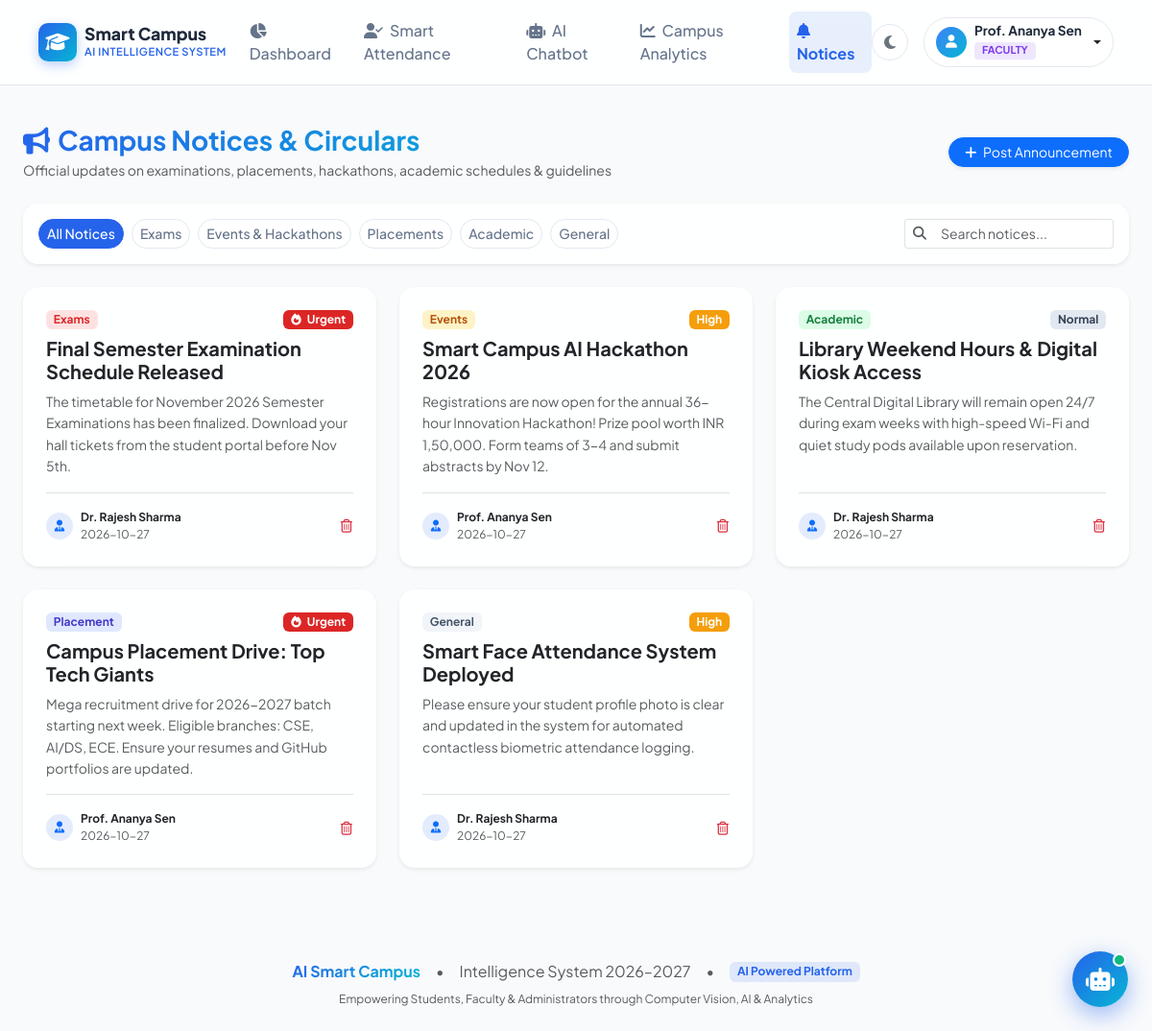
The app's page /notifications (signed in) with its own data.
### tables this page shows
CREATE TABLE users (
    id INTEGER PRIMARY KEY AUTOINCREMENT,
    roll_number VARCHAR(50) UNIQUE,
    name VARCHAR(100) NOT NULL,
    email VARCHAR(120) UNIQUE NOT NULL,
    password_hash VARCHAR(255) NOT NULL,
    role VARCHAR(20) NOT NULL DEFAULT 'student', -- 'student', 'faculty', 'admin'
    department VARCHAR(100) DEFAULT 'Computer Science & Engineering',
    semester INTEGER DEFAULT 6,
    phone VARCHAR(20) DEFAULT '+91 98765 43210',
    face_image VARCHAR(255) DEFAULT 'default_avatar.png',
    cgpa REAL DEFAULT 8.75,
    created_at TIMESTAMP DEFAULT CURRENT_TIMESTAMP
);

CREATE TABLE notifications (
    id INTEGER PRIMARY KEY AUTOINCREMENT,
    title VARCHAR(200) NOT NULL,
    content TEXT NOT NULL,
    category VARCHAR(50) NOT NULL DEFAULT 'General', -- 'Exams', 'Events', 'Academic', 'Placement', 'General'
    priority VARCHAR(20) NOT NULL DEFAULT 'Normal', -- 'Urgent', 'High', 'Normal'
    author_id INTEGER,
    created_at TIMESTAMP DEFAULT CURRENT_TIMESTAMP,
    target_role VARCHAR(20) DEFAULT 'all', -- 'all', 'student', 'faculty'
    FOREIGN KEY (author_id) REFERENCES users(id)
);

### app.py (the view)
@app.route('/notifications')
@login_required
def notifications():
    conn = get_db_connection()
    notices = conn.execute("""
        SELECT n.*, u.name as author_name, u.role as author_role
        FROM notifications n
        LEFT JOIN users u ON n.author_id = u.id
        ORDER BY n.created_at DESC
    """).fetchall()
    conn.close()
    return render_template('notifications.html', notices=notices)

### app.py (called while the page is built)
def login_required(f):
    @wraps(f)
    def decorated_function(*args, **kwargs):
        if 'user_id' not in session:
            flash("Please sign in to access this page.", "warning")
            return redirect(url_for('login'))
        return f(*args, **kwargs)
    return decorated_function

def get_current_user():
    if 'user_id' not in session:
        return None
    conn = get_db_connection()
    user = conn.execute("SELECT * FROM users WHERE id = ?", (session['user_id'],)).fetchone()
    conn.close()
    return user

@app.context_processor
def inject_user():
    return dict(current_user=get_current_user(), now=datetime.now())

### database/db.py (called while the page is built)
def get_db_connection():
    conn = sqlite3.connect(DB_PATH)
    conn.row_factory = sqlite3.Row
    return conn

### templates/notifications.html (shortened to what this page needs)
{% extends 'base.html' %}
{% block content %}
<div class="container-fluid px-lg-4 py-4">
    <div class="d-flex flex-wrap justify-content-between align-items-center gap-3 mb-4">
        <div>
            <h3 class="fw-bold text-gradient mb-1">
                <i class="fa-solid fa-bullhorn me-2"></i>Campus Notices & Circulars
            </h3>
            <p class="text-muted small mb-0">Official updates on examinations, placements, hackathons, academic schedules & guidelines</p>
        </div>
        {% if current_user.role in ['faculty', 'admin'] %}
        <button class="btn btn-primary btn-sm rounded-pill px-3 shadow-sm" data-bs-toggle="modal" data-bs-target="#createNoticeModal">
            <i class="fa-solid fa-plus me-1"></i> Post Announcement
        </button>
        {% endif %}
    </div>
    <div class="card card-glass border-0 shadow-sm mb-4">
        <div class="card-body p-3 d-flex flex-wrap justify-content-between align-items-center gap-3">
            <div class="d-flex flex-wrap gap-2" id="noticeCategoryFilters">
                <button class="btn btn-sm btn-category-filter active" onclick="filterCategory('all', this)">All Notices</button>
                <button class="btn btn-sm btn-category-filter" onclick="filterCategory('exams', this)">Exams</button>
                <button class="btn btn-sm btn-category-filter" onclick="filterCategory('events', this)">Events & Hackathons</button>
                <button class="btn btn-sm btn-category-filter" onclick="filterCategory('placement', this)">Placements</button>
                <button class="btn btn-sm btn-category-filter" onclick="filterCategory('academic', this)">Academic</button>
                <button class="btn btn-sm btn-category-filter" onclick="filterCategory('general', this)">General</button>
            </div>
            <div class="d-flex align-items-center" style="max-width: 320px;">
                <div class="input-group input-group-sm">
                    <span class="input-group-text bg-transparent border-end-0 text-muted">
                        <i class="fa-solid fa-magnifying-glass"></i>
                    </span>
                    <input type="text" id="noticeSearchInput" class="form-control border-start-0" placeholder="Search notices..." onkeyup="filterNoticeCards()">
                </div>
            </div>
        </div>
    </div>
    <div class="row g-4" id="noticesContainer">
        {% for n in notices %}
        <div class="col-md-6 col-lg-4 notice-card-wrapper" data-category="{{ n.category|lower }}">
            <div class="card card-glass border-0 shadow-sm h-100 p-3 p-md-4 d-flex flex-column justify-content-between">
                <div>
                    <div class="d-flex justify-content-between align-items-center mb-2">
                        <span class="badge badge-category-{{ n.category|lower }}">{{ n.category }}</span>
                        <span class="badge badge-priority-{{ n.priority|lower }}">
                            {% if n.priority == 'Urgent' %}<i class="fa-solid fa-fire me-1"></i>{% endif %}
                            {{ n.priority }}
                        </span>
                    </div>
                    <h5 class="fw-bold text-dark mb-2 notice-title">{{ n.title }}</h5>
                    <p class="text-muted small notice-content mb-3" style="line-height: 1.6;">
                        {{ n.content }}
                    </p>
                </div>
                <div class="border-top pt-3 d-flex justify-content-between align-items-center font-xs text-muted">
                    <div class="d-flex align-items-center gap-2">
                        <div class="user-avatar-xs bg-soft-primary text-primary">
                            <i class="fa-solid fa-user-tie"></i>
                        </div>
                        <div>
                            <span class="fw-bold text-dark d-block">{{ n.author_name or 'Administration' }}</span>
                            <span class="text-muted font-xs">{{ n.created_at.split(' ')[0] if n.created_at else 'Today' }}</span>
                        </div>
                    </div>
                    {% if current_user.role in ['faculty', 'admin'] %}
                    <form method="POST" action="{{ url_for('api_delete_notification', notice_id=n.id) }}" onsubmit="return confirm('Delete this announcement?')">
                        <button type="submit" class="btn btn-sm btn-link text-danger p-0" title="Delete notice">
                            <i class="fa-regular fa-trash-can"></i>
                        </button>
                    </form>
                    {% endif %}
                </div>
            </div>
        </div>
        {% else %}
        <div class="col-12 text-center py-5 text-muted">
            <i class="fa-regular fa-bell-slash fs-1 mb-3"></i>
            <h5>No announcements posted yet</h5>
            <p class="small">Check back later for examination schedules, placement notices, and campus events.</p>
        </div>
        {% endfor %}
    </div>
</div>
{% endblock %}

### templates/base.html (shortened to what this page needs)
<!DOCTYPE html>
<html lang="en">
<head>
    <link rel="stylesheet" href="https://cdnjs.cloudflare.com/ajax/libs/font-awesome/6.5.1/css/all.min.css">
    <link href="https://cdn.jsdelivr.net/npm/bootstrap@5.3.3/dist/css/bootstrap.min.css" rel="stylesheet">
    <link rel="stylesheet" href="{{ url_for('static', filename='css/style.css') }}">
</head>
<body class="theme-light">
    <nav class="navbar navbar-expand-lg navbar-glass sticky-top">
        <div class="container-fluid px-lg-4">
            <a class="navbar-brand d-flex align-items-center gap-2" href="{{ url_for('dashboard') if session.get('user_id') else url_for('login') }}">
                <div class="brand-logo-icon">
                    <i class="fa-solid fa-graduation-cap"></i>
                </div>
                <div class="d-flex flex-column">
                    <span class="brand-title">Smart Campus</span>
                    <span class="brand-subtitle">AI Intelligence System</span>
                </div>
            </a>
            {% if session.get('user_id') %}
            <div class="collapse navbar-collapse" id="navbarContent">
                <ul class="navbar-nav mx-auto mb-2 mb-lg-0 gap-lg-2">
                    <li class="nav-item">
                        <a class="nav-link {% if request.endpoint == 'dashboard' %}active{% endif %}" href="{{ url_for('dashboard') }}">
                            <i class="fa-solid fa-chart-pie me-1"></i> Dashboard
                        </a>
                    </li>
                    <li class="nav-item">
                        <a class="nav-link {% if request.endpoint == 'attendance' %}active{% endif %}" href="{{ url_for('attendance') }}">
                            <i class="fa-solid fa-user-check me-1"></i> Smart Attendance
                        </a>
                    </li>
                    <li class="nav-item">
                        <a class="nav-link {% if request.endpoint == 'chatbot' %}active{% endif %}" href="{{ url_for('chatbot') }}">
                            <i class="fa-solid fa-robot me-1"></i> AI Chatbot
                        </a>
                    </li>
                    <li class="nav-item">
                        <a class="nav-link {% if request.endpoint == 'analytics' %}active{% endif %}" href="{{ url_for('analytics') }}">
                            <i class="fa-solid fa-chart-line me-1"></i> Campus Analytics
                        </a>
                    </li>
                    <li class="nav-item">
                        <a class="nav-link {% if request.endpoint == 'notifications' %}active{% endif %}" href="{{ url_for('notifications') }}">
                            <i class="fa-solid fa-bell me-1"></i> Notices
                        </a>
                    </li>
                </ul>
                <div class="d-flex align-items-center gap-3">
                    <button class="btn btn-icon-round" id="themeToggleBtn" title="Toggle Dark/Light Mode">
                        <i class="fa-solid fa-moon" id="themeIcon"></i>
                    </button>
                    <div class="dropdown">
                        <button class="btn user-profile-btn dropdown-toggle d-flex align-items-center gap-2" type="button" data-bs-toggle="dropdown">
                            <div class="user-avatar-sm">
                                <i class="fa-solid fa-user"></i>
                            </div>
                            <div class="text-start d-none d-md-block">
                                <div class="user-name-label">{{ session.get('name', 'User') }}</div>
                                <span class="badge badge-role-{{ session.get('role', 'student') }}">{{ session.get('role', 'student')|upper }}</span>
                            </div>
                        </button>
                    </div>
                </div>
            </div>
            {% else %}
            <div class="ms-auto d-flex gap-2">
                <a href="{{ url_for('login') }}" class="btn btn-outline-primary btn-sm px-3">Sign In</a>
                <a href="{{ url_for('register') }}" class="btn btn-primary btn-sm px-3">Register</a>
            </div>
            {% endif %}
        </div>
    </nav>
    <main class="main-content">
        {% block content %}{% endblock %}
    </main>
    {% if session.get('user_id') and request.endpoint != 'chatbot' %}
    <div class="floating-chatbot-container">
        <button class="floating-chat-trigger" id="floatingChatTrigger" title="Open AI Smart Assistant">
            <i class="fa-solid fa-robot fa-bounce"></i>
            <span class="chat-badge-pulse"></span>
        </button>
    </div>
    {% endif %}
    <footer class="footer-modern py-4 mt-5">
        <div class="container text-center">
            <div class="d-flex flex-wrap justify-content-center align-items-center gap-3 mb-2">
                <span class="fw-bold text-gradient">AI Smart Campus</span>
                <span class="text-muted">•</span>
                <span class="text-muted">Intelligence System 2026–2027</span>
                <span class="text-muted">•</span>
                <span class="badge bg-soft-primary">AI Powered Platform</span>
            </div>
            <p class="text-muted font-xs mb-0">Empowering Students, Faculty & Administrators through Computer Vision, AI & Analytics</p>
        </div>
    </footer>
</body>
</html>

### records on screen
users: get "Prof. Ananya Sen", get "FACULTY"
notifications: category "Exams", priority "Urgent", title "Final Semester Examination Schedule Released", content "The timetable for November 2026 Semester Examinations has been finalized. Download your hall tickets from the student portal before Nov 5th.", name "Dr. Rajesh Sharma", created_at "2026-10-27"
notifications: category "Events", priority "High", title "Smart Campus AI Hackathon 2026", content "Registrations are now open for the annual 36-hour Innovation Hackathon! Prize pool worth INR 1,50,000. Form teams of 3-4 and submit abstracts by Nov 12.", name "Prof. Ananya Sen", created_at "2026-10-27"
notifications: category "Academic", priority "Normal", title "Library Weekend Hours & Digital Kiosk Access", content "The Central Digital Library will remain open 24/7 during exam weeks with high-speed Wi-Fi and quiet study pods available upon reservation.", name "Dr. Rajesh Sharma", created_at "2026-10-27"
notifications: category "Placement", priority "Urgent", title "Campus Placement Drive: Top Tech Giants", content "Mega recruitment drive for 2026-2027 batch starting next week. Eligible branches: CSE, AI/DS, ECE. Ensure your resumes and GitHub portfolios are updated.", name "Prof. Ananya Sen", created_at "2026-10-27"
notifications: category "General", priority "High", title "Smart Face Attendance System Deployed", content "Please ensure your student profile photo is clear and updated in the system for automated contactless biometric attendance logging.", name "Dr. Rajesh Sharma", created_at "2026-10-27"
